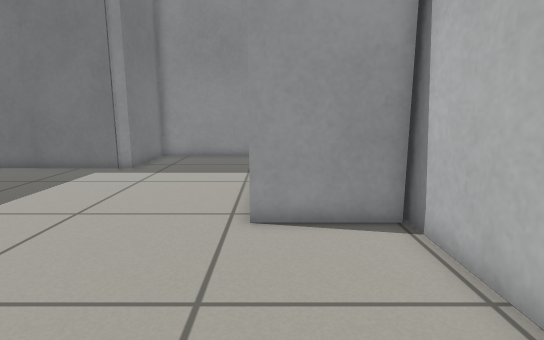
[1] (above)

15 first-person views from a walk through a Gazebo world. The camera is 0.64 m above the floor, tilts 10° down and sees 80° across. The floor is counted in squares, 0.25 m on a side. Each view is taken from the middle of a square. On the plan, view 1 faces up. The plan holds only what a view shows up to about 20 squares ahead; the rest is blank. The place goes on beyond the plan. Simple patterns stand in for the simulator's built-in surfaces.

[2]
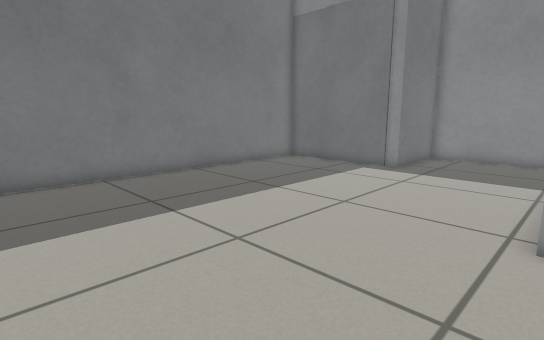

[3]
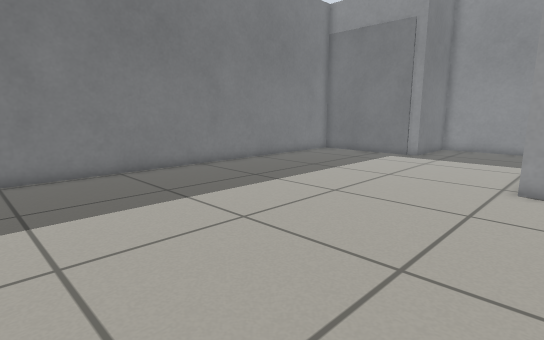

[4]
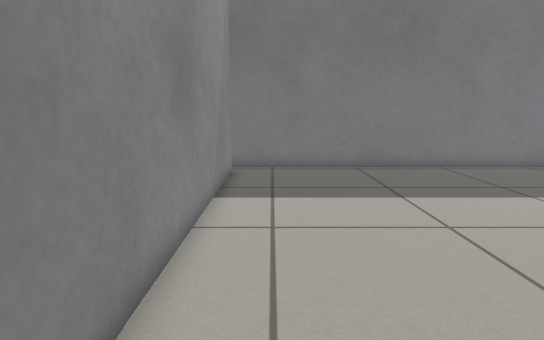

[5]
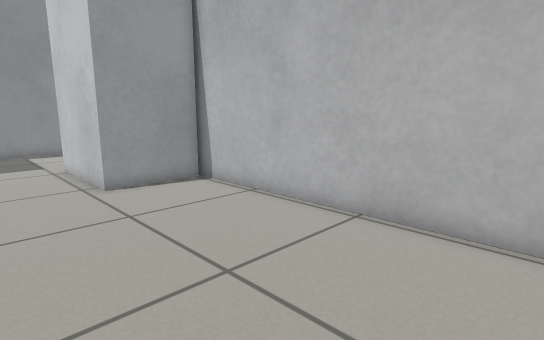

[6]
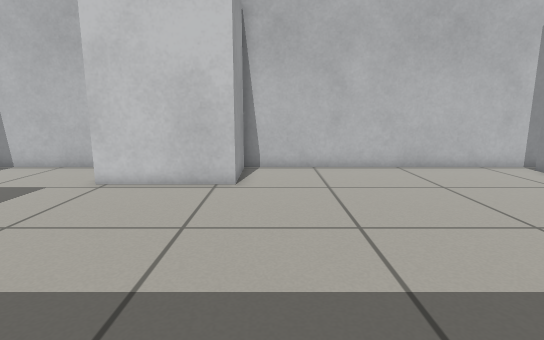

[7]
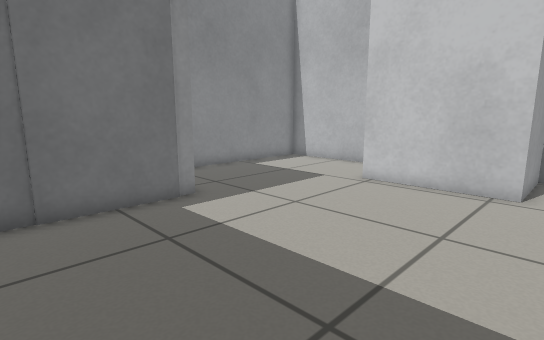

[8]
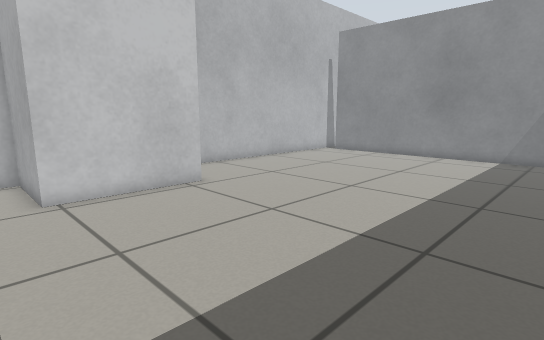

[9]
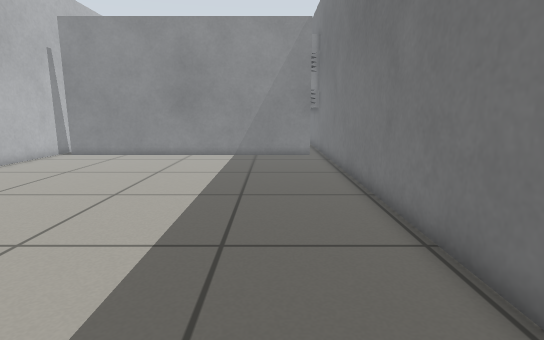

[10]
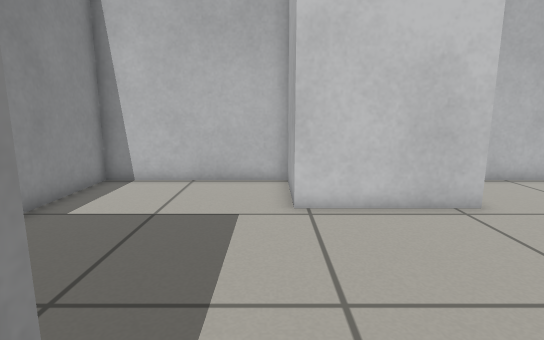

[11]
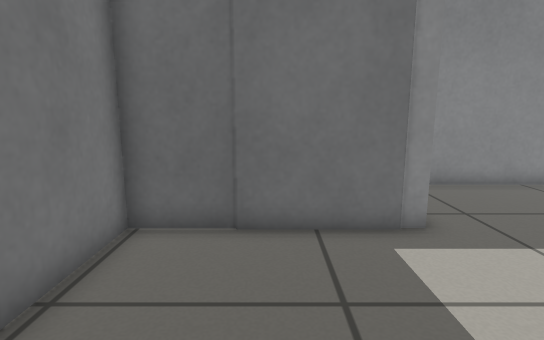

[12]
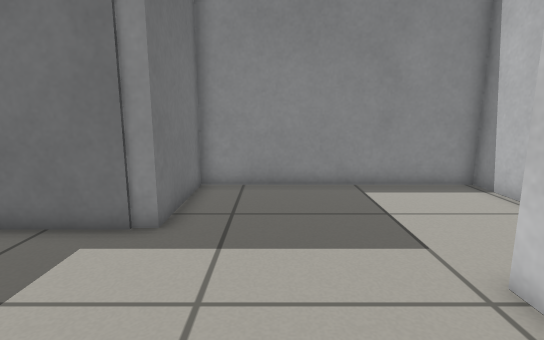

[13]
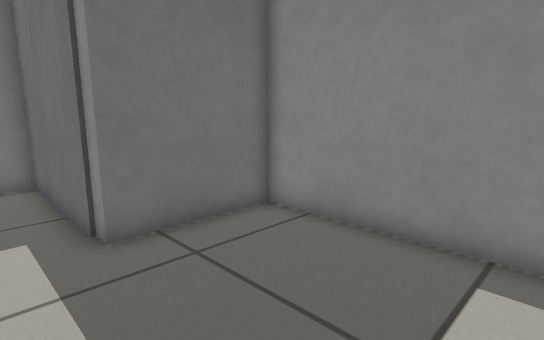

[14]
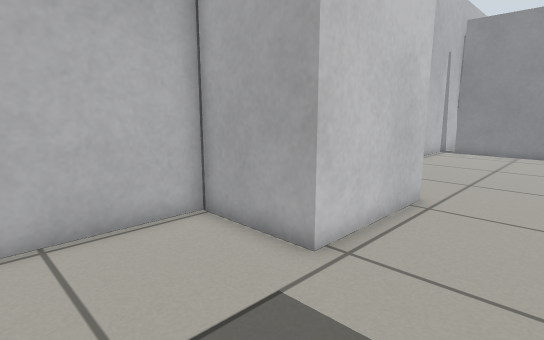

[15]
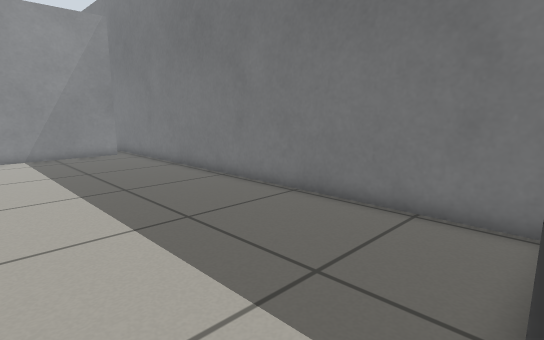

### Floor plan
Key: @ floor where view 1 was taken; # wall or solid block; x gap in a wall; . floor; L door leaf; B white box.
Columns run from 13 left of view 1 to 3 right of it. Each row starts with its distance up from view 1.
 20       ##########
 19       ###########
 18       #.........#
 17       #.........#
 16 LLL   #.........#
 15 #L#LLL#.........#
 14 #...............#
 13 #...............#
 12 #...........BBBBB
 11 #...........B
 10 #...........B
  9 #...........B
  8 #...........BB  B
  7 #............BBB#
  6 #...............#
  5 #...............#
  4 #...............#
  3 #...............#
  2 #...............#
  1 #...............#
  0 #............@..#
 -1 #...............#
 -2 #...............#
 -3 #...............#
 -4 #...............#
 -5 #...............#
 -6 #x#############x#
 -7 #               #

Positions as (right, up) in squares from view 1, and headings:
1: (0, 0), facing up
2: (0, 0), facing up-left
3: (1, -5), facing up-left
4: (2, -4), facing left
5: (-4, -4), facing up-right
6: (-12, 6), facing right
7: (-12, 6), facing up-right
8: (-11, 14), facing down-right
9: (-10, 14), facing down
10: (-9, 13), facing right
11: (-10, 8), facing up
12: (-4, 8), facing up
13: (0, 13), facing up-left
14: (-4, 17), facing down-right
15: (-5, 15), facing down-left
